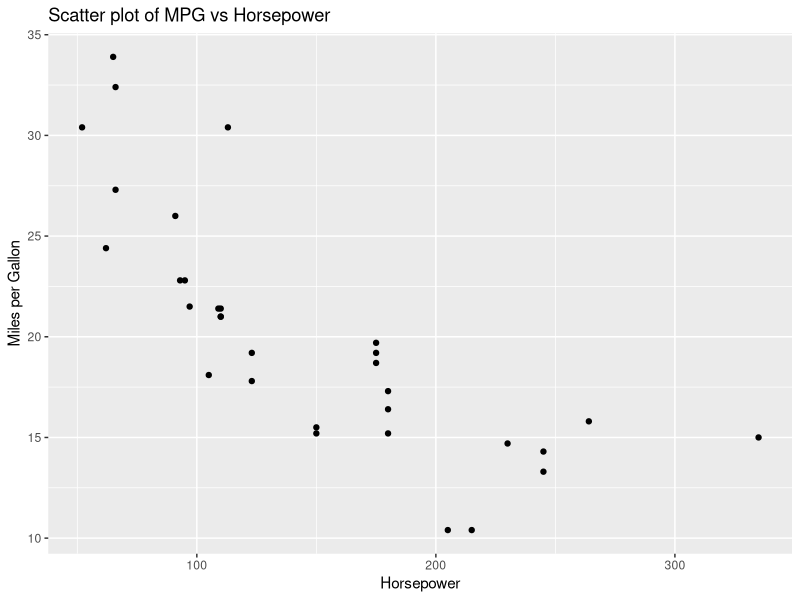
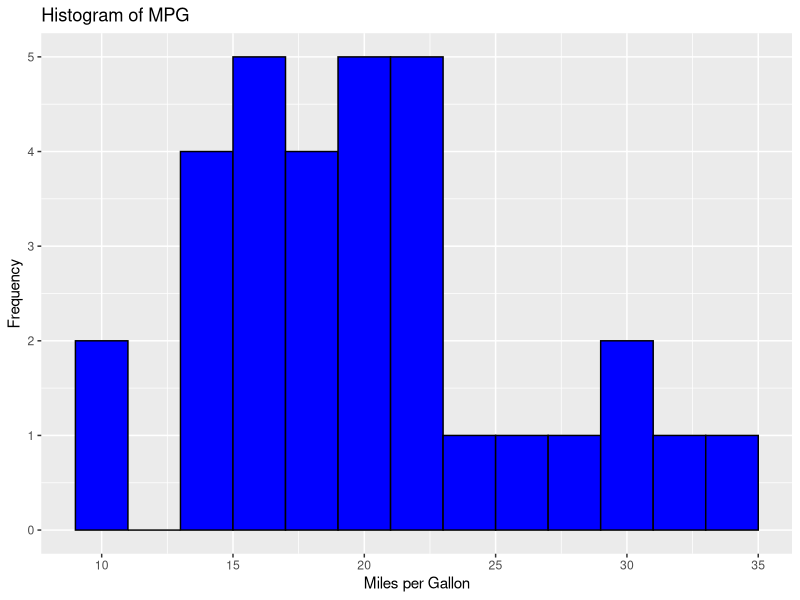
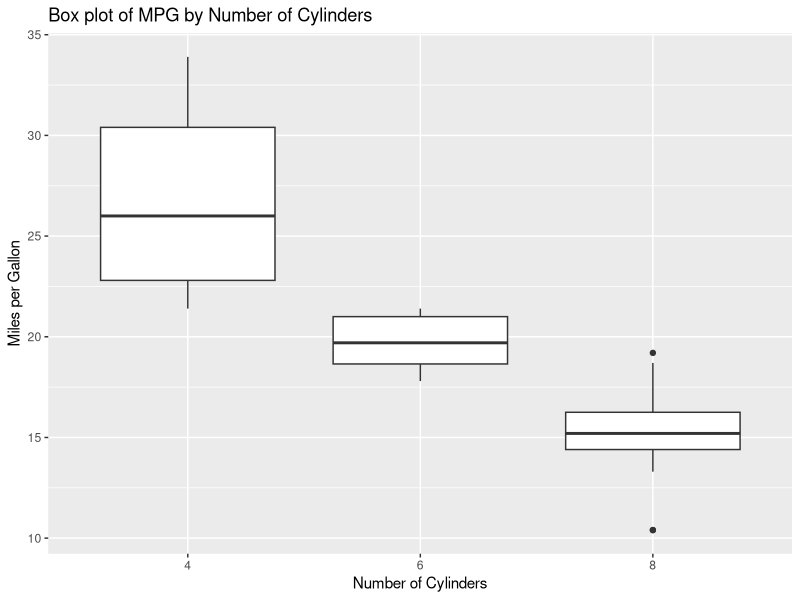
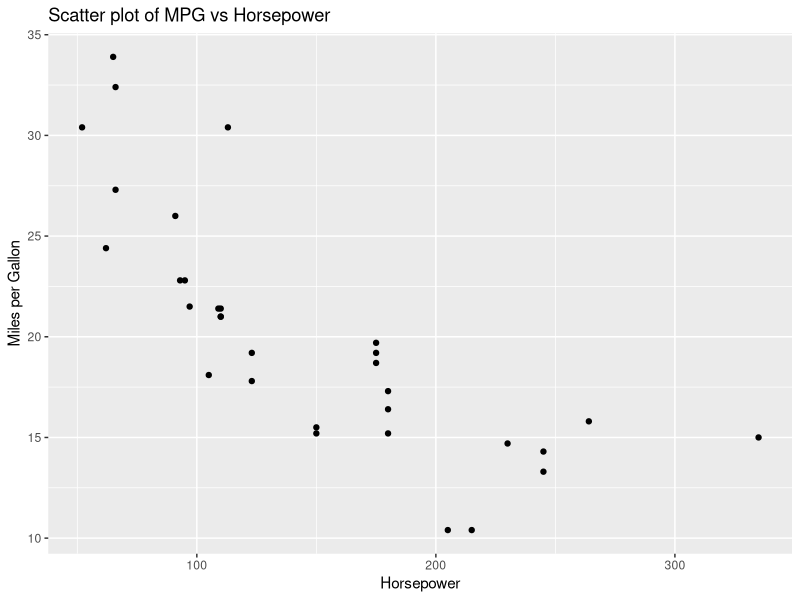
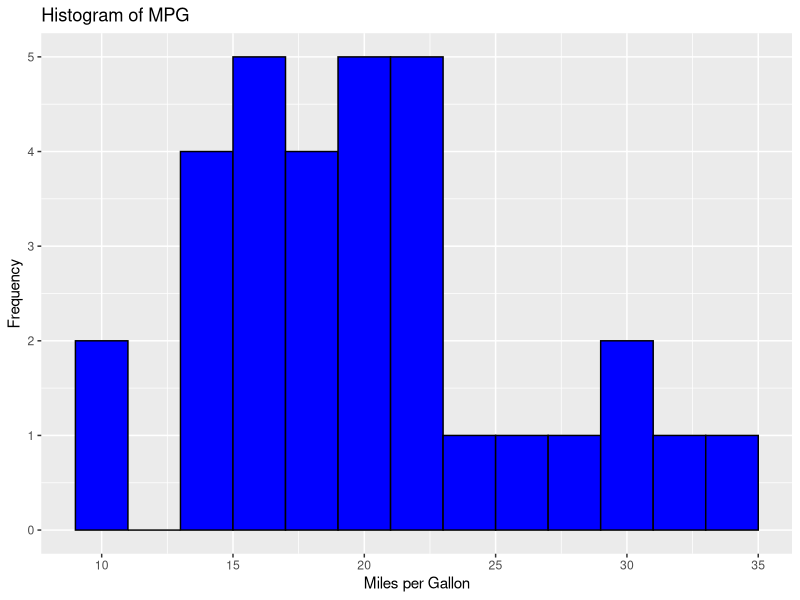
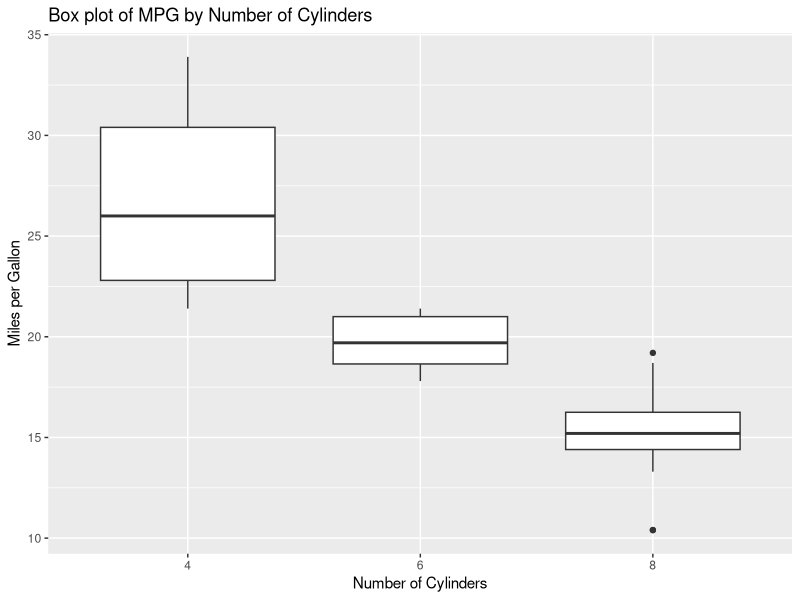
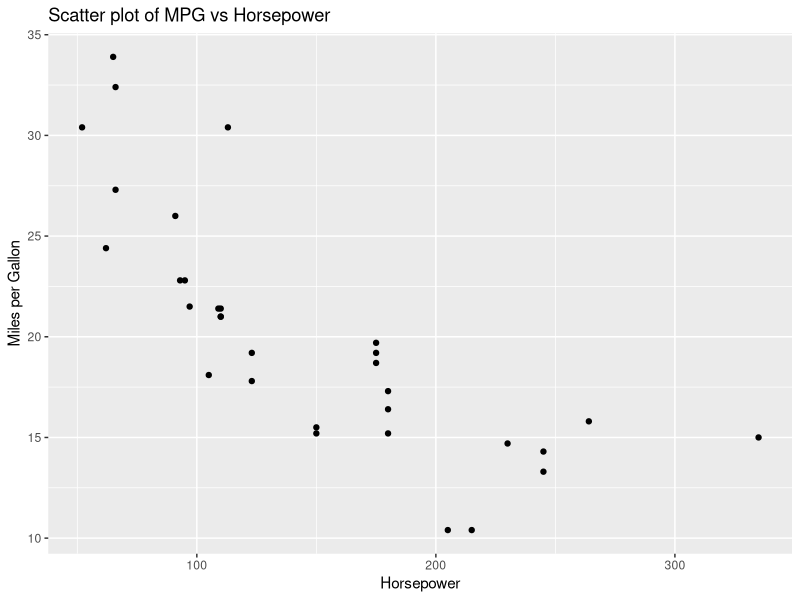
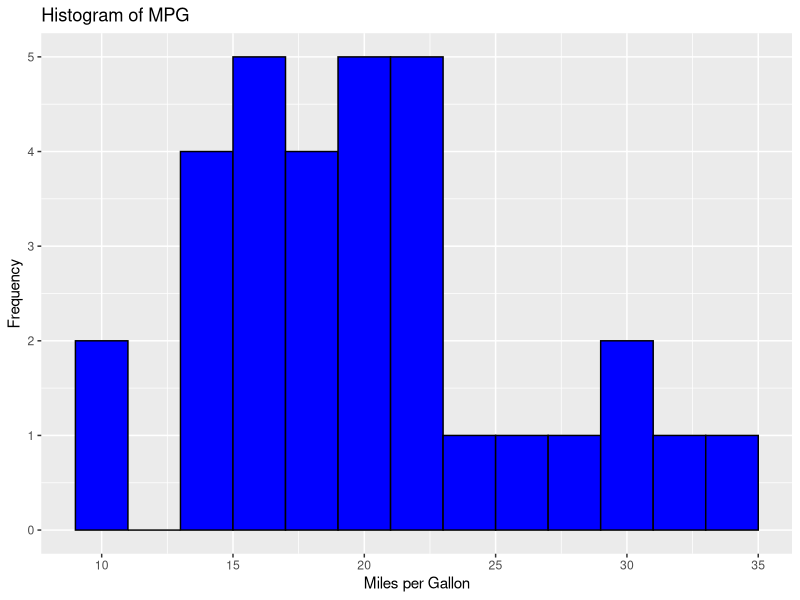

Generate these figures, in order, with R:
# Load the dataset
data(mtcars)

# Check for missing values
sum(is.na(mtcars))

# If there were missing values, we could use the following code to remove them
# mtcars <- na.omit(mtcars)

# Check for duplicate rows
anyDuplicated(mtcars)

# If there were duplicates, we could use the following code to remove them
# mtcars <- mtcars[!duplicated(mtcars), ]

# Normalize the data
normalize <- function(x) {
    return ((x - min(x)) / (max(x) - min(x)))
}

mtcars_norm <- as.data.frame(lapply(mtcars, normalize))

# Now mtcars_norm is the cleaned and normalized version of the mtcars dataset
head(mtcars_norm)

# Load the ggplot2 package
library(ggplot2)

# Scatter plot
ggplot(mtcars, aes(x = hp, y = mpg)) +
  geom_point() +
  labs(title = "Scatter plot of MPG vs Horsepower",
       x = "Horsepower",
       y = "Miles per Gallon")


# Histogram
ggplot(mtcars, aes(x = mpg)) +
  geom_histogram(binwidth = 2, fill = "blue", color = "black") +
  labs(title = "Histogram of MPG",
       x = "Miles per Gallon",
       y = "Frequency")

# Box plot
ggplot(mtcars, aes(x = factor(cyl), y = mpg)) +
  geom_boxplot() +
  labs(title = "Box plot of MPG by Number of Cylinders",
       x = "Number of Cylinders",
       y = "Miles per Gallon")

# Scatter plot
p1 <- ggplot(mtcars, aes(x = hp, y = mpg)) +
    geom_point() +
    labs(title = "Scatter plot of MPG vs Horsepower",
             x = "Horsepower",
             y = "Miles per Gallon")
ggsave("C:/Users/12kyl/Documents/OUHES/scatter_plot.png", p1)

# Histogram
p2 <- ggplot(mtcars, aes(x = mpg)) +
    geom_histogram(binwidth = 2, fill = "blue", color = "black") +
    labs(title = "Histogram of MPG",
             x = "Miles per Gallon",
             y = "Frequency")
ggsave("histogram.png", p2)

# Box plot
p3 <- ggplot(mtcars, aes(x = factor(cyl), y = mpg)) +
    geom_boxplot() +
    labs(title = "Box plot of MPG by Number of Cylinders",
             x = "Number of Cylinders",
             y = "Miles per Gallon")
ggsave("box_plot.png", p3)

# Specify the directory where you want to save the files
dir <- "C:/Users/12kyl/Documents/OUHES/PS6_Davis"

# Create the directory if it doesn't exist
if (!dir.exists(dir)) {
  dir.create(dir)
}

# Save the plots to the specified directory
ggsave(paste0(dir, "/scatter_plot.png"), p1)
ggsave(paste0(dir, "/histogram.png"), p2)
ggsave(paste0(dir, "/box_plot.png"), p3)
